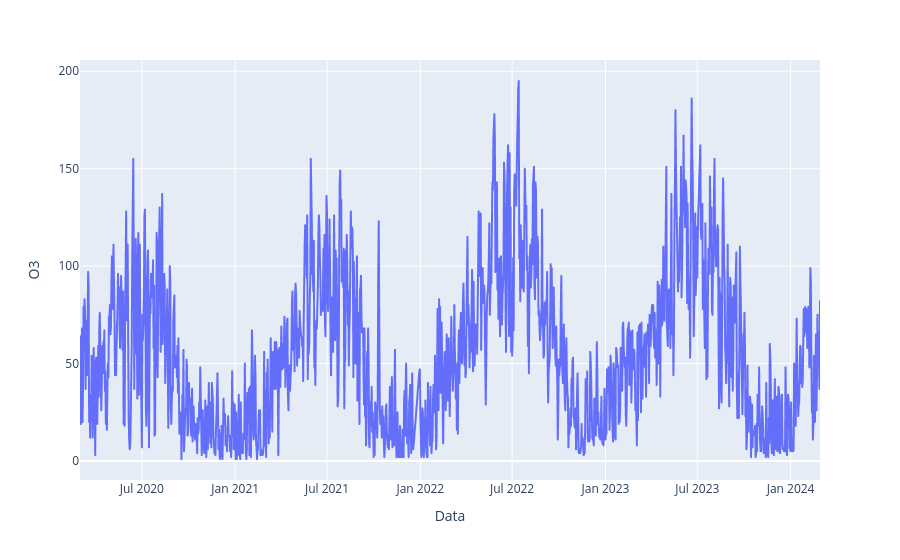

This figure's notebook cell:
### Code cell
import plotly.express as px

fig = px.line(df, x='Data', y='O3')
fig.show()

### Figure 1 — Plotly figure (JSON) as saved in the notebook; plotly's stock layout.template omitted (floating-point values rounded to 4 significant figures; data arrays with more than 128 entries replaced by an {"elided": "..."} marker saying what was removed)
{"data": [{"hovertemplate": "Data=%{x}<br>O3=%{y}<extra></extra>", "legendgroup": "", "line": {"color": "#636efa", "dash": "solid"}, "marker": {"symbol": "circle"}, "mode": "lines", "name": "", "showlegend": false, "type": "scattergl", "x": {"elided": "1460 str values"}, "xaxis": "x", "y": {"elided": "1460 int values"}, "yaxis": "y"}], "layout": {"legend": {"tracegroupgap": 0}, "margin": {"t": 60}, "xaxis": {"anchor": "y", "domain": [0, 1], "title": {"text": "Data"}}, "yaxis": {"anchor": "x", "domain": [0, 1], "title": {"text": "O3"}}}}
